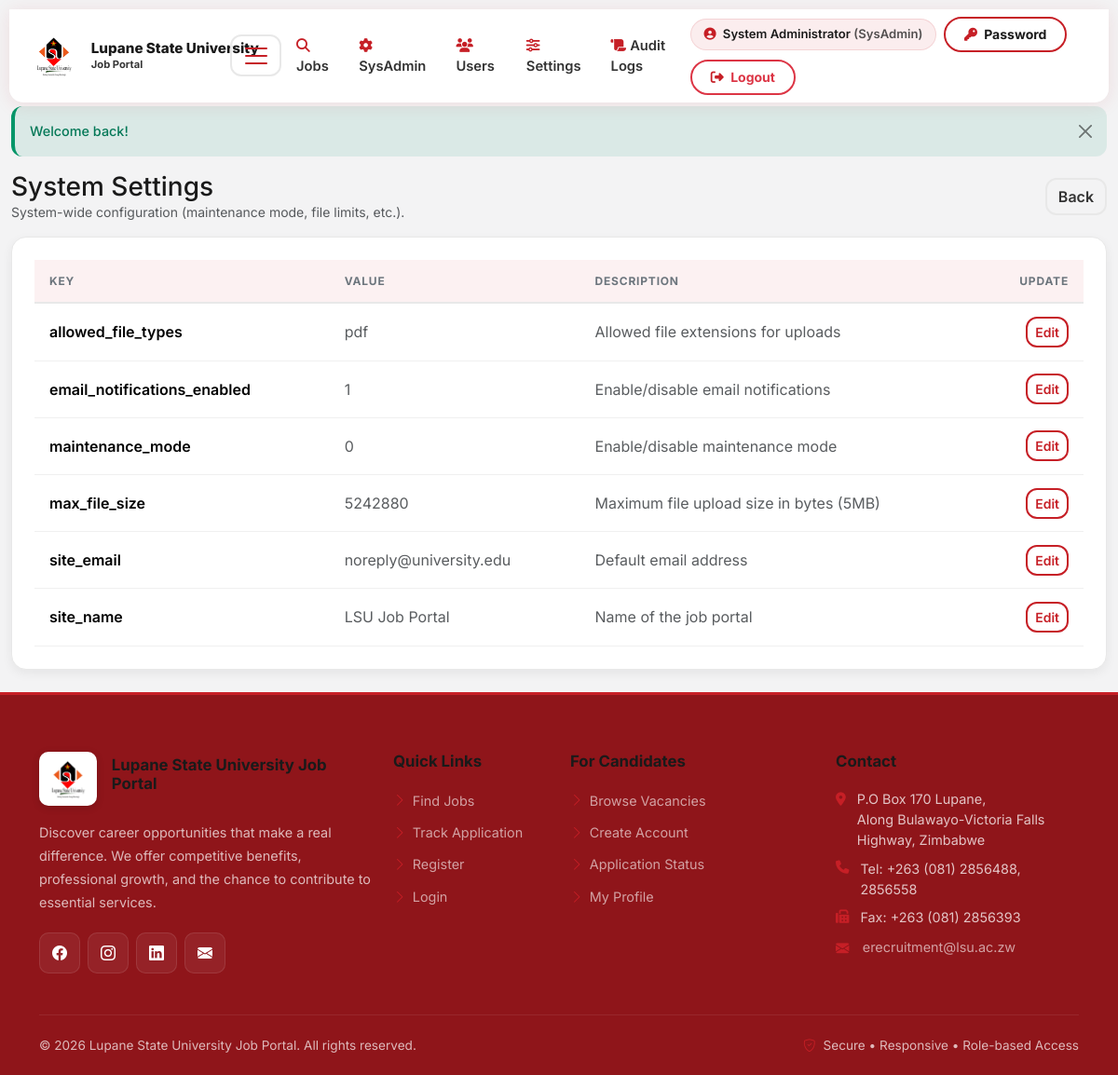
Screenshot of /admin/settings.php (signed in) with the database file from the repository.
### tables this page shows
CREATE TABLE `system_settings` (
  `setting_id` int(11) NOT NULL,
  `setting_key` varchar(100) NOT NULL,
  `setting_value` text DEFAULT NULL,
  `description` text DEFAULT NULL,
  `updated_by` int(11) DEFAULT NULL,
  `updated_at` timestamp NOT NULL DEFAULT current_timestamp() ON UPDATE current_timestamp()
);

### includes/security.php (called while the page is built, shortened)
<?php
function escape($string) {
    return htmlspecialchars($string, ENT_QUOTES, 'UTF-8');
}

### includes/functions.php (called while the page is built, shortened)
<?php
function getFlashMessage() {
    if (isset($_SESSION['flash_message'])) {
        $message = $_SESSION['flash_message'];
        $type = $_SESSION['flash_type'] ?? 'success';
        return ['message' => $message, 'type' => $type];
    }
    return null;
}

### admin/settings.php (the view, shortened to what this page needs)
<?php
$db = getDBConnection();
$settings = $db->query("SELECT setting_key, setting_value, description, updated_at FROM system_settings ORDER BY setting_key")->fetchAll();
require_once BASE_PATH . '/includes/header.php';
?>
<div class="d-flex jp-page-toolbar justify-content-between align-items-center mb-3">
    <div class="min-w-0">
        <h1 class="h3 mb-0">System Settings</h1>
        <div class="text-muted small">System-wide configuration (maintenance mode, file limits, etc.).</div>
    </div>
    <a class="btn btn-outline-secondary flex-shrink-0" href="<?php echo BASE_URL; ?>/admin/dashboard.php">Back</a>
</div>
<div class="card">
    <div class="card-body">
        <div class="table-responsive">
            <table class="table mb-0">
                <thead>
                    <tr>
                        <th>Key</th>
                        <th>Value</th>
                        <th>Description</th>
                        <th class="text-end">Update</th>
                    </tr>
                </thead>
                <tbody>
                    <?php foreach ($settings as $s): ?>
                        <tr>
                            <td class="fw-semibold"><?php echo escape($s['setting_key']); ?></td>
                            <td class="text-muted text-truncate" style="max-width: 240px;"><?php echo escape((string)$s['setting_value']); ?></td>
                            <td class="text-muted"><?php echo escape($s['description'] ?? ''); ?></td>
                            <td class="text-end">
                                <button class="btn btn-sm btn-outline-primary" type="button" data-bs-toggle="collapse" data-bs-target="#s<?php echo escape($s['setting_key']); ?>">Edit</button>
                            </td>
                        </tr>
                    <?php endforeach; ?>
                </tbody>
            </table>
        </div>
    </div>
</div>
<?php require_once BASE_PATH . '/includes/footer.php'; ?>

### includes/header.php (shortened to what this page needs)
<?php
$flash = getFlashMessage();
$fullWidth = $fullWidth ?? false;
$appCssVersion = @filemtime(BASE_PATH . '/assets/css/app.css') ?: time();
?>
<!doctype html>
<html lang="en-GB">
<head>
    <link href="https://cdn.jsdelivr.net/npm/bootstrap@5.3.3/dist/css/bootstrap.min.css" rel="stylesheet">
    <link rel="stylesheet" href="https://cdnjs.cloudflare.com/ajax/libs/font-awesome/6.5.1/css/all.min.css">
    <link href="https://cdn.jsdelivr.net/npm/bootstrap-icons@1.11.3/font/bootstrap-icons.min.css" rel="stylesheet">
    <link rel="stylesheet" href="https://cdnjs.cloudflare.com/ajax/libs/animate.css/4.1.1/animate.min.css">
    <link href="<?php echo BASE_URL; ?>/assets/css/app.css?v=<?php echo (int)$appCssVersion; ?>" rel="stylesheet">
</head>
<body>
<?php require_once BASE_PATH . '/includes/navbar.php'; ?>
<?php if (!$fullWidth): ?>
<main class="container py-3 py-md-4 jp-main">
    <?php if ($flash): ?>
        <div class="alert alert-<?php echo escape($flash['type'] === 'error' ? 'danger' : $flash['type']); ?> alert-dismissible fade show" role="alert">
            <?php echo escape($flash['message']); ?>
            <button type="button" class="btn-close" data-bs-dismiss="alert" aria-label="Close"></button>
        </div>
    <?php endif; ?>
<?php endif; ?>

### includes/navbar.php (shortened to what this page needs)
<?php
$roleId = $_SESSION['role_id'] ?? null;
$isLoggedIn = isset($_SESSION['user_id']);
function navItem($href, $label, $icon = '') {
    $url = BASE_URL . $href;
    $iconHtml = $icon ? '<i class="' . $icon . ' me-1"></i>' : '';
    echo '<li class="nav-item"><a class="nav-link" href="' . escape($url) . '">' . $iconHtml . escape($label) . '</a></li>';
}
?>
<div class="jp-nav-wrap">
    <nav class="navbar navbar-expand-lg jp-navbar">
        <div class="container-fluid px-2 px-sm-3 px-lg-4">
            <a class="navbar-brand d-flex align-items-center gap-2 gap-lg-3" href="<?php echo BASE_URL; ?>/index.php">
                <img src="<?php echo SITE_LOGO_URL; ?>" class="jp-brand-logo" alt="<?php echo escape(SITE_LOGO_ALT); ?>">
                <span class="jp-brand-text">Lupane State University<br><small class="jp-brand-sub">Job Portal</small></span>
            </a>
            <button class="navbar-toggler" type="button" data-bs-toggle="collapse" data-bs-target="#navbarMain" aria-controls="navbarMain" aria-expanded="false" aria-label="Toggle navigation">
                <span class="navbar-toggler-icon"></span>
            </button>
            <div class="collapse navbar-collapse" id="navbarMain">
                <ul class="navbar-nav mx-auto mb-2 mb-lg-0">
                    <?php navItem('/index.php', 'Jobs', 'fa-solid fa-magnifying-glass'); ?>
                    <?php if ($isLoggedIn && (int)$roleId === 1): ?>
                        <?php navItem('/candidate/dashboard.php', 'Dashboard', 'fa-solid fa-gauge-high'); ?>
                        <?php navItem('/candidate/applications.php', 'My Applications', 'fa-solid fa-file-lines'); ?>
                        <?php navItem('/candidate/profile.php', 'Profile', 'fa-solid fa-user'); ?>
                    <?php endif; ?>
                </ul>
                <div class="d-flex gap-2 align-items-center flex-wrap jp-navbar-user">
                    <?php if ($isLoggedIn): ?>
                        <span class="user-badge">
                            <i class="fa-solid fa-circle-user me-1"></i>
                            <?php echo escape(($_SESSION['first_name'] ?? '') . ' ' . ($_SESSION['last_name'] ?? '')); ?>
                            <span class="opacity-75">(<?php echo escape($_SESSION['role_name'] ?? ''); ?>)</span>
                        </span>
                        <a class="btn btn-sm btn-outline-primary" href="<?php echo BASE_URL; ?>/change_password.php">
                            <i class="fa-solid fa-key me-1"></i> Password
                        </a>
                        <a class="btn btn-sm btn-outline-danger" href="<?php echo BASE_URL; ?>/logout.php">
                            <i class="fa-solid fa-right-from-bracket me-1"></i> Logout
                        </a>
                    <?php endif; ?>
                </div>
            </div>
        </div>
    </nav>
</div>

### includes/footer.php (shortened to what this page needs)
<?php
$fullWidth = $fullWidth ?? false;
?>
<?php if (!$fullWidth): ?>
</main>
<?php endif; ?>
<footer class="jp-footer">
    <div class="container">
        <div class="row g-4">
            <div class="col-lg-4 col-md-6">
                <div class="d-flex align-items-start gap-3 mb-3">
                    <img src="<?php echo SITE_LOGO_URL; ?>" class="footer-brand-logo flex-shrink-0" alt="<?php echo escape(SITE_LOGO_ALT); ?>">
                    <h5 class="mb-0 pt-1">Lupane State University Job Portal</h5>
                </div>
                <p class="footer-desc">
                    Discover career opportunities that make a real difference. We offer competitive benefits,
                    professional growth, and the chance to contribute to essential services.
                </p>
                <div class="d-flex gap-2 footer-social">
                    <?php if (SITE_SOCIAL_FACEBOOK !== ''): ?>
                    <a href="<?php echo escape(SITE_SOCIAL_FACEBOOK); ?>" target="_blank" rel="noopener noreferrer" aria-label="Lupane State University on Facebook"><i class="bi bi-facebook"></i></a>
                    <?php endif; ?>
                    <?php if (SITE_SOCIAL_INSTAGRAM !== ''): ?>
                    <a href="<?php echo escape(SITE_SOCIAL_INSTAGRAM); ?>" target="_blank" rel="noopener noreferrer" aria-label="Lupane State University on Instagram"><i class="bi bi-instagram"></i></a>
                    <?php endif; ?>
                    <?php if (SITE_SOCIAL_LINKEDIN !== ''): ?>
                    <a href="<?php echo escape(SITE_SOCIAL_LINKEDIN); ?>" target="_blank" rel="noopener noreferrer" aria-label="Lupane State University on LinkedIn"><i class="bi bi-linkedin"></i></a>
                    <?php endif; ?>
                    <a href="mailto:<?php echo escape(SITE_CONTACT_EMAIL); ?>" aria-label="Email <?php echo escape(SITE_CONTACT_EMAIL); ?>"><i class="bi bi-envelope-fill"></i></a>
                </div>
            </div>
            <div class="col-lg-2 col-md-6">
                <h5>Quick Links</h5>
                <ul class="footer-links">
                    <li><a href="<?php echo BASE_URL; ?>/index.php"><i class="bi bi-chevron-right"></i> Find Jobs</a></li>
                    <li><a href="<?php echo BASE_URL; ?>/login.php"><i class="bi bi-chevron-right"></i> Track Application</a></li>
                    <li><a href="<?php echo BASE_URL; ?>/register.php"><i class="bi bi-chevron-right"></i> Register</a></li>
                    <li><a href="<?php echo BASE_URL; ?>/login.php"><i class="bi bi-chevron-right"></i> Login</a></li>
                </ul>
            </div>
            <div class="col-lg-3 col-md-6">
                <h5>For Candidates</h5>
                <ul class="footer-links">
                    <li><a href="<?php echo BASE_URL; ?>/index.php"><i class="bi bi-chevron-right"></i> Browse Vacancies</a></li>
                    <li><a href="<?php echo BASE_URL; ?>/register.php"><i class="bi bi-chevron-right"></i> Create Account</a></li>
                    <li><a href="<?php echo BASE_URL; ?>/login.php"><i class="bi bi-chevron-right"></i> Application Status</a></li>
                    <li><a href="<?php echo BASE_URL; ?>/login.php"><i class="bi bi-chevron-right"></i> My Profile</a></li>
                </ul>
            </div>
            <div class="col-lg-3 col-md-6">
                <h5>Contact</h5>
                <ul class="footer-links footer-contact-list">
                    <li class="mb-2">
                        <i class="fa-solid fa-location-dot me-2 mt-1" style="color: #c61f26"></i>
                        <span><?php echo nl2br(escape(SITE_CONTACT_ADDRESS)); ?></span>
                    </li>
                    <li class="mb-2">
                        <i class="fa-solid fa-phone me-2" style="color: #c61f26"></i>
                        <span>Tel: <?php echo escape(SITE_CONTACT_PHONE); ?></span>
                    </li>
                    <li class="mb-2">
                        <i class="fa-solid fa-fax me-2" style="color: #c61f26"></i>
                        <span>Fax: <?php echo escape(SITE_CONTACT_FAX); ?></span>
                    </li>
                    <li>
                        <a href="mailto:<?php echo escape(SITE_CONTACT_EMAIL); ?>"><i class="bi bi-envelope-fill me-2"></i><?php echo escape(SITE_CONTACT_EMAIL); ?></a>
                    </li>
                </ul>
            </div>
        </div>
        <div class="footer-bottom d-flex flex-column flex-md-row justify-content-between gap-2">
            <div>&copy; <?php echo date('Y'); ?> Lupane State University Job Portal. All rights reserved.</div>
            <div>
                <i class="bi bi-shield-check me-1"></i> Secure &bull; Responsive &bull; Role-based Access
            </div>
        </div>
    </div>
</footer>
</body>
</html>

### rows the page displays
system_settings: setting_key "allowed_file_types", setting_value "pdf", description "Allowed file extensions for uploads"
system_settings: setting_key "email_notifications_enabled", setting_value "1", description "Enable/disable email notifications"
system_settings: setting_key "maintenance_mode", setting_value "0", description "Enable/disable maintenance mode"
system_settings: setting_key "max_file_size", setting_value "5242880", description "Maximum file upload size in bytes (5MB)"
system_settings: setting_key "site_email", setting_value "noreply@university.edu", description "Default email address"
system_settings: setting_key "site_name", setting_value "LSU Job Portal", description "Name of the job portal"

### other values shown
$label "Jobs SysAdmin Users Settings Audit Logs"
$_SESSION['role_name'] "SysAdmin"
$flash['message'] "Welcome back!"
SITE_CONTACT_ADDRESS "P.O Box 170 Lupane, Along Bulawayo-Victoria Falls Highway, Zimbabwe"
SITE_CONTACT_PHONE "+263 (081) 2856488, 2856558"
SITE_CONTACT_FAX "+263 (081) 2856393"
SITE_CONTACT_EMAIL "erecruitment@lsu.ac.zw"
